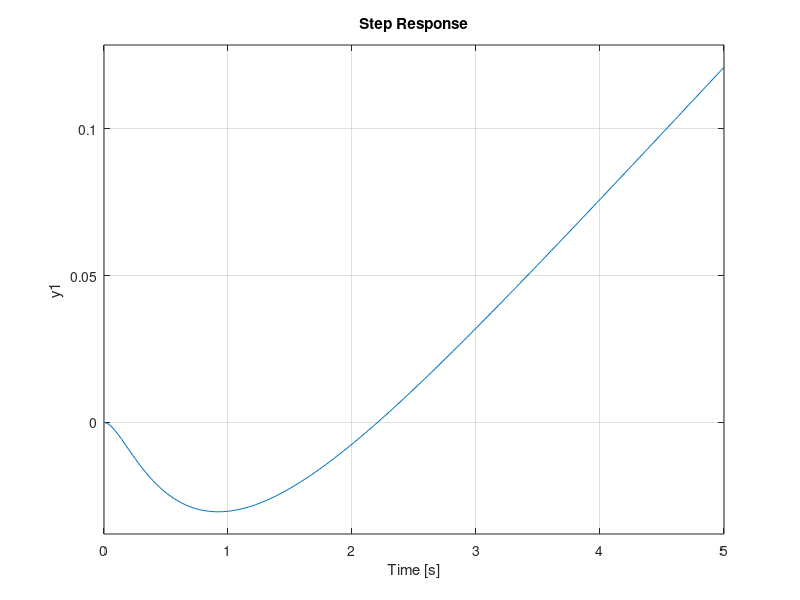

This figure's MATLAB source: (Note: this script raises an error after producing the figure.)
clear; close all; clc;
s = tf('s');
SM = 0.1/(0.1*s+1);
SMMF = feedback(SM, 1)
TB = (1-1.5*s)/(1+(0.5*1.5*s))
GR = ((1/2)*1/s);
GRMF = feedback(GR, 0)
FTMA = SMMF*TB*GRMF

    
    for z=0:2:18
        G = feedback(FTMA, z);
        pause(0.1);
        subplot1 = subplot(3, 1, 1);
        step(G);
        xlim(subplot1,[0 30]);
        ylim(subplot1,[-1 1]);
        subplot2 = subplot(3, 1, 2);
        pzmap(G) ;
        xlim(subplot2,[-12 2]);
        ylim(subplot2,[-1 1]);
        subplot3 = subplot(3, 1, 3);
        rlocus(G);
        xlim(subplot3,[-15 15]);
        ylim(subplot3,[-2 2]);
    end
